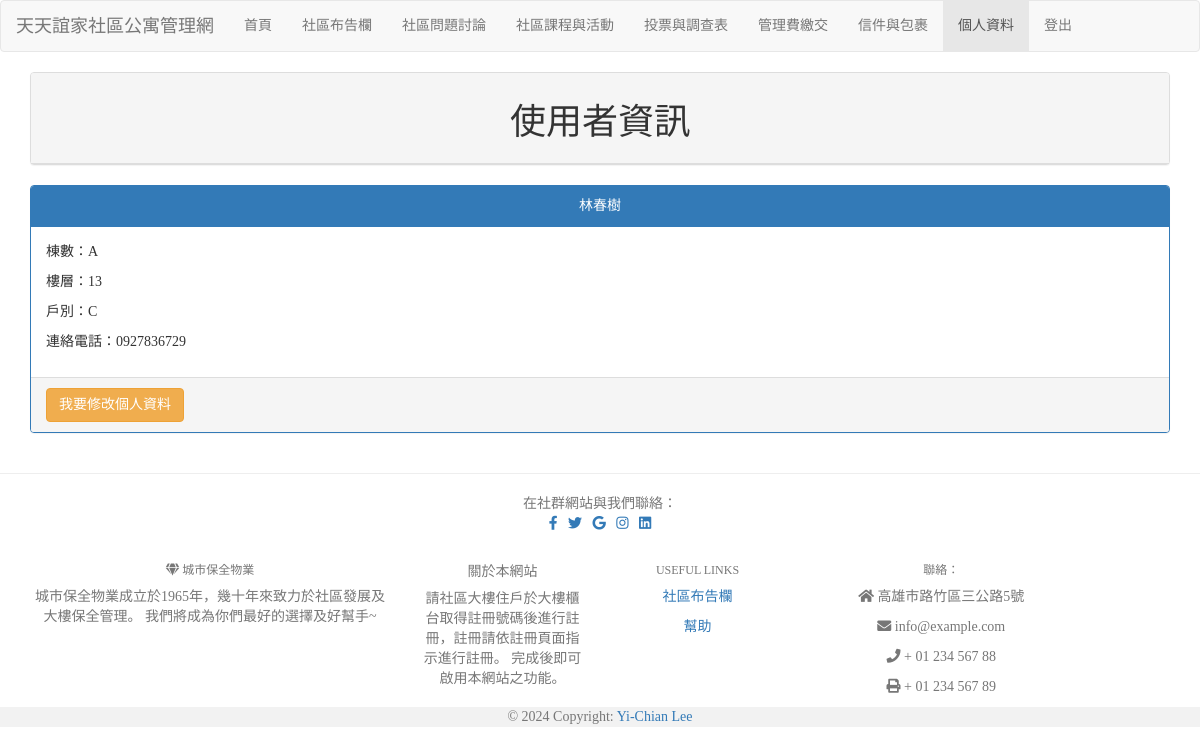
/userinfo/ (signed in), run on the app's committed database.
### mysite/models.py (models this page shows, shortened)
class Profile(models.Model):
    BUILDING = (('A','A棟'),('B','B棟'))
    DOOR = (('A','A'),('B','B'),('C','C'),('D','D'))
    user = models.OneToOneField(User, on_delete=models.CASCADE)
    build = models.CharField(max_length=10, choices=BUILDING)
    floor = models.IntegerField(verbose_name='樓層', default=2, validators=[MinValueValidator(2),MaxValueValidator(15)])
    household = models.CharField(max_length=5, choices=DOOR)
    phone = models.CharField(max_length=10)

### mysite/views.py (the view)
# urls.py: path('userinfo/', views.userinfo),
@login_required(login_url='/login/')
def userinfo(request):
    if request.user.is_authenticated:
        username = request.user.username
    user = User.objects.get(username=username)
    try:
        userinfo = models.Profile.objects.get(user=user)
    except:
        userinfo = models.Profile(user=user)
    if request.method == 'POST':
        profile_form = forms.ProfileForm(request.POST, instance=userinfo)
        if profile_form.is_valid():
            messages.add_message(request, messages.INFO, "個人資料已儲存")
            profile_form.save()
            return redirect('/userinfo')
        else:
            messages.add_message(request, messages.INFO, "要修改個人資料，每一個欄位都要填...")
    else:
        profile_form = forms.ProfileForm()
    return render(request, 'userinfo.html', locals())

### mysite/templates/userinfo.html (shortened to what this page needs)
{% extends "base.html" %}
{% block content %}
<div class='container'>
    <div class='row'>
        <div class='col-md-12'>
            <div class='panel panel-default'>
                <div class='panel-heading' align=center>
                    <h1>使用者資訊</h1>
                </div>
            </div>
        </div>
    </div>
    <div class='row'>
        <div class='col-md-12'>
            <div class="panel panel-primary">
                <div class="panel-heading" align=center>
                    {{ userinfo.user.username | upper }}
                </div>
                <div class="panel-body">
                    <p>棟數：{{userinfo.build}}</p>
                    <p>樓層：{{userinfo.floor}}</p>
                    <p>戶別：{{userinfo.household}}</p>
                    <p>連絡電話：{{userinfo.phone}}</p>
                </div>
                <div class="panel-footer">
                    <button href="#HelpModal" class="btn btn-warning" data-toggle="modal">我要修改個人資料</button>
                </div>
            </div>
        </div>
    </div>
    </div>
{% endblock %}

### mysite/templates/base.html (style rules this page uses)
h1, h2, h3, h4, h5, p, div { font-family: 微軟正黑體; }

### data on the page
Profile: user.username "林春樹", build "A", floor "13", household "C", phone "0927836729"
